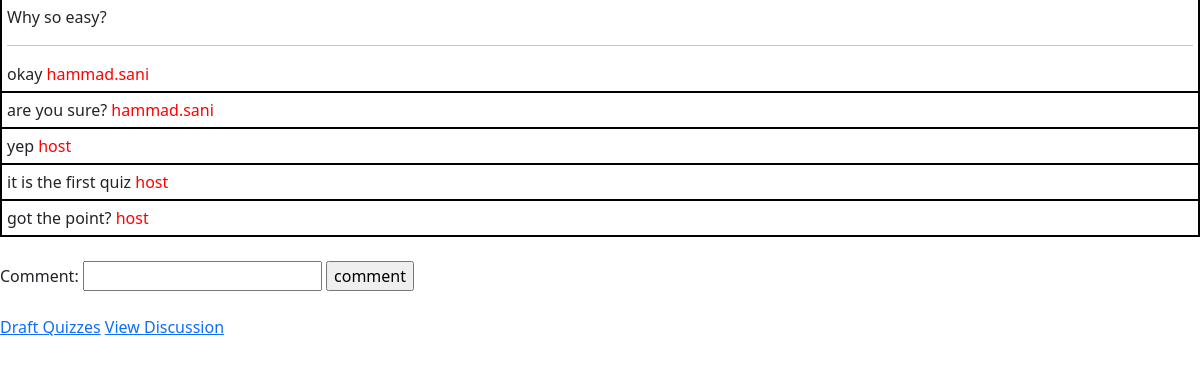
Page /quiz_attempter_homepage/full_discussion/1/ (signed in) on the committed database.
### quiz_attempter_management/models.py (models this page shows)
class Discussion(models.Model):
    quiz_attempter = models.ForeignKey(QuizAttempter, on_delete=models.CASCADE)
    quiz = models.ForeignKey(Quiz, on_delete=models.CASCADE)
    subject = models.CharField(max_length=200)
    details = models.TextField()

class Comment(models.Model):
    discussion = models.ForeignKey(Discussion, on_delete=models.CASCADE)
    comment = models.CharField(max_length=200)
    commenter = models.ForeignKey(User, on_delete=models.CASCADE)

### quiz_attempter_management/decorators.py (the view)
    def check_host_or_quiz_attempter(request, *args, **kwargs):
        if request.user.is_authenticated and not request.user.is_superuser:
            return view_function(request, *args, **kwargs)
        return HttpResponse("You are not Quiz Attempter or Host")

### quiz_attempter_management/forms.py
class CommentForm(forms.ModelForm):
    class Meta:
        model = Comment
        fields = ['comment']

### quiz_attempter_management/views.py (called while the page is built, shortened)
def quiz_attempter(request):
    try:
        request.user.quizattempter
        is_quiz_attempter = True
    except Exception:
        is_quiz_attempter = False
    return is_quiz_attempter

@host_or_quiz_attempter_required
def full_discussion(request, discussion_id):
    discussion = Discussion.objects.get(id=discussion_id)
    quiz_id = discussion.quiz.id
    quizAttempter = QuizAttempter.objects.get(id=discussion.quiz_attempter.id)
    comments = Comment.objects.filter(discussion=discussion)
    comment_form = CommentForm()
    is_quiz_attempter = quiz_attempter(request)
    return render(request, 'quiz_attempter_management/full_discussion.html', {'discussion': discussion, 'comments': comments, 'author': quizAttempter.username, 'comment_form': comment_form,
                                                                              'quiz_id': quiz_id,
                                                                              'is_quiz_attempter': is_quiz_attempter})

### quiz_attempter_management/templates/quiz_attempter_management/full_discussion.html (shortened to what this page needs)
{% extends "base.html" %}
{% block title %}
    <head>
    </head>
{% endblock title %}
{% block content %}
    <div class="discussion">
        {{ discussion.subject }}
        <hr>
        {{ discussion.details }}
        <span>{{author}}</span>
    </div>
    {% for comment in  comments%}
        <div class="comment">
            {{ comment.comment }}
            <span>{{ comment.commenter.username }}</span>
        </div>
    {% endfor %}
    <br>
    <form action="" method="POST">
        {{ comment_form.label_tag }} {{ comment_form }} {{ comment_form.errors }}
        <input type="submit" value="comment">
    </form>
    <br>
    {% if is_quiz_attempter %}
        <a href="{% url "discussion" quiz_id%}">Discussions</a>
    {% else %}
    <a href="{% url "draftquizzes" %}">Draft Quizzes</a>
    <a href="{% url "viewdiscussions" quiz_id%}">View Discussion</a>
    {% endif %}
{% endblock content %}

### quiz_attempter_management/templates/quiz_attempter_management/full_discussion.html (style rules this page uses)
span { color:red; }
.discussion, .comment { border: 2px solid black; padding: 5px; border-top: 2px; }

### rows in the picture
Discussion: subject "Why so easy?", details "okay"
Comment: comment "are you sure?", commenter.username "hammad.sani"
Comment: comment "yep", commenter.username "host"
Comment: comment "it is the first quiz", commenter.username "host"
Comment: comment "got the point?", commenter.username "host"

### other values in the picture
{{ author }} "hammad.sani"
